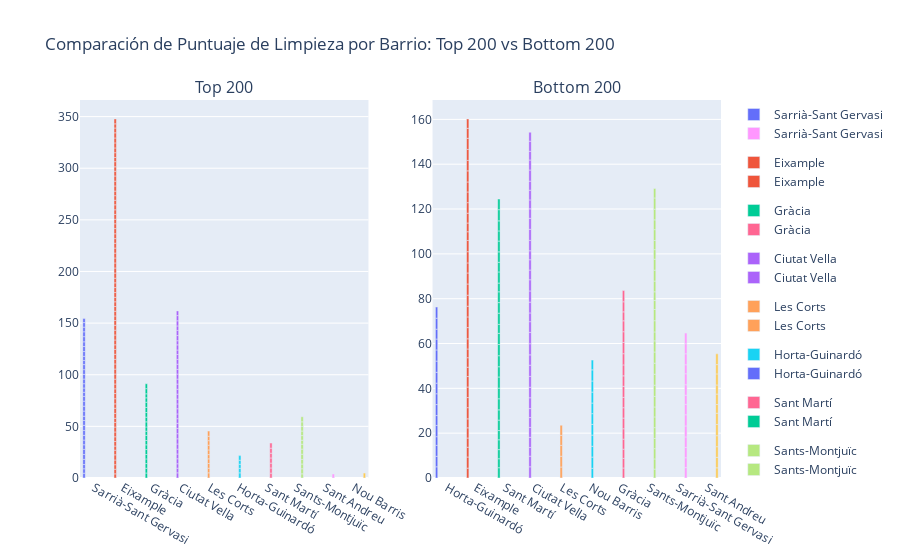

Notebook source saved alongside this figure:
### Code cell
# COMPARACION DE PUNTUAJES DE RESEÑAR POR BARRIO

# Creamos el primer grafico
fig1 = px.bar(top_200, x='neighbourhood_group_cleansed', y='review_scores_cleanliness',
                  title='Puntajes de Limpieza por Barrio', color='neighbourhood_group_cleansed')

# Creamos el segundo grafico
fig2 = px.bar(bottom_200, x='neighbourhood_group_cleansed', y='review_scores_cleanliness',
                  title='Puntajes de Limpieza por Barrio',color='neighbourhood_group_cleansed')

# Crear subplots
fig = make_subplots(rows=1, cols=2, subplot_titles=('Top 200', 'Bottom 200'))

# Añadir las trazas del primer gráfico de barras a la primera columna del subplot
for trace in fig1.data:
    fig.add_trace(trace, row=1, col=1)

# Añadir las trazas del segundo gráfico de barras a la segunda columna del subplot
for trace in fig2.data:
    fig.add_trace(trace, row=1, col=2)

# Actualizar el layout del gráfico
fig.update_layout(title_text='Comparación de Puntuaje de Limpieza por Barrio: Top 200 vs Bottom 200')

# Mostrar el gráfico
fig.show()

### Figure 1 — Plotly figure (JSON) as saved in the notebook; plotly's stock layout.template omitted (floating-point values rounded to 4 significant figures)
{"data": [{"alignmentgroup": "True", "hovertemplate": "neighbourhood_group_cleansed=%{x}<br>review_scores_cleanliness=%{y}<extra></extra>", "legendgroup": "Sarrià-Sant Gervasi", "marker": {"color": "#636efa", "pattern": {"shape": ""}}, "name": "Sarrià-Sant Gervasi", "offsetgroup": "Sarrià-Sant Gervasi", "orientation": "v", "showlegend": true, "textposition": "auto", "type": "bar", "x": ["Sarrià-Sant Gervasi", "Sarrià-Sant Gervasi", "Sarrià-Sant Gervasi", "Sarrià-Sant Gervasi", "Sarrià-Sant Gervasi", "Sarrià-Sant Gervasi", "Sarrià-Sant Gervasi", "Sarrià-Sant Gervasi", "Sarrià-Sant Gervasi", "Sarrià-Sant Gervasi", "Sarrià-Sant Gervasi", "Sarrià-Sant Gervasi", "Sarrià-Sant Gervasi", "Sarrià-Sant Gervasi", "Sarrià-Sant Gervasi", "Sarrià-Sant Gervasi", "Sarrià-Sant Gervasi", "Sarrià-Sant Gervasi", "Sarrià-Sant Gervasi", "Sarrià-Sant Gervasi", "Sarrià-Sant Gervasi", "Sarrià-Sant Gervasi", "Sarrià-Sant Gervasi", "Sarrià-Sant Gervasi", "Sarrià-Sant Gervasi", "Sarrià-Sant Gervasi", "Sarrià-Sant Gervasi", "Sarrià-Sant Gervasi", "Sarrià-Sant Gervasi", "Sarrià-Sant Gervasi", "Sarrià-Sant Gervasi", "Sarrià-Sant Gervasi", "Sarrià-Sant Gervasi", "Sarrià-Sant Gervasi"], "xaxis": "x", "y": [4.623, 4.326, 4.136, 5, 4.695, 4.939, 4.506, 4.505, 4.574, 4.75, 4.939, 4.682, 4.136, 5, 4.717, 4.868, 4.633, 4, 4.14, 4.175, 4.495, 4.519, 4.579, 4.905, 3.966, 3.966, 4.682, 4.868, 4.569, 5, 4.714, 4.461, 4.447, 3.895], "yaxis": "y"}, {"alignmentgroup": "True", "hovertemplate": "neighbourhood_group_cleansed=%{x}<br>review_scores_cleanliness=%{y}<extra></extra>", "legendgroup": "Eixample", "marker": {"color": "#EF553B", "pattern": {"shape": ""}}, "name": "Eixample", "offsetgroup": "Eixample", "orientation": "v", "showlegend": true, "textposition": "auto", "type": "bar", "x": ["Eixample", "Eixample", "Eixample", "Eixample", "Eixample", "Eixample", "Eixample", "Eixample", "Eixample", "Eixample", "Eixample", "Eixample", "Eixample", "Eixample", "Eixample", "Eixample", "Eixample", "Eixample", "Eixample", "Eixample", "Eixample", "Eixample", "Eixample", "Eixample", "Eixample", "Eixample", "Eixample", "Eixample", "Eixample", "Eixample", "Eixample", "Eixample", "Eixample", "Eixample", "Eixample", "Eixample", "Eixample", "Eixample", "Eixample", "Eixample", "Eixample", "Eixample", "Eixample", "Eixample", "Eixample", "Eixample", "Eixample", "Eixample", "Eixample", "Eixample", "Eixample", "Eixample", "Eixample", "Eixample", "Eixample", "Eixample", "Eixample", "Eixample", "Eixample", "Eixample", "Eixample", "Eixample", "Eixample", "Eixample", "Eixample", "Eixample", "Eixample", "Eixample", "Eixample", "Eixample", "Eixample", "Eixample", "Eixample", "Eixample", "Eixample"], "xaxis": "x", "y": [4, 4.5, 4.4, 4.563, 5, 4.5, 3.977, 4.427, 4.573, 4.671, 4.8, 4.43, 3.958, 4.749, 5, 4.25, 5, 5, 4.569, 4.655, 4.727, 4.905, 4.817, 5, 4.473, 4.868, 4.714, 4.506, 4.656, 4.851, 4.629, 4.735, 4.643, 4.395, 4.555, 4.586, 4.58, 4.297, 4.645, 4.814, 4.598, 4.458, 5, 4.905, 4.886, 4.85, 4.687, 4.857, 4.667, 4.5, 4.705, 5, 4.687, 4.375, 4.654, 4.508, 4.835, 4.385, 4.455, 4.395, 5, 4.65, 5, 4.613, 4.294, 5, 4, 4.665, 4.615, 4.868, 4.77, 5, 4.647, 4, 4.816], "yaxis": "y"}, {"alignmentgroup": "True", "hovertemplate": "neighbourhood_group_cleansed=%{x}<br>review_scores_cleanliness=%{y}<extra></extra>", "legendgroup": "Gràcia", "marker": {"color": "#00cc96", "pattern": {"shape": ""}}, "name": "Gràcia", "offsetgroup": "Gràcia", "orientation": "v", "showlegend": true, "textposition": "auto", "type": "bar", "x": ["Gràcia", "Gràcia", "Gràcia", "Gràcia", "Gràcia", "Gràcia", "Gràcia", "Gràcia", "Gràcia", "Gràcia", "Gràcia", "Gràcia", "Gràcia", "Gràcia", "Gràcia", "Gràcia", "Gràcia", "Gràcia", "Gràcia", "Gràcia"], "xaxis": "x", "y": [4.84, 4.638, 4.5, 4.5, 4.284, 4.8, 4.587, 4.176, 5, 4, 4.162, 4.868, 4.572, 4.488, 5, 5, 4.232, 3.895, 5, 4.721], "yaxis": "y"}, {"alignmentgroup": "True", "hovertemplate": "neighbourhood_group_cleansed=%{x}<br>review_scores_cleanliness=%{y}<extra></extra>", "legendgroup": "Ciutat Vella", "marker": {"color": "#ab63fa", "pattern": {"shape": ""}}, "name": "Ciutat Vella", "offsetgroup": "Ciutat Vella", "orientation": "v", "showlegend": true, "textposition": "auto", "type": "bar", "x": ["Ciutat Vella", "Ciutat Vella", "Ciutat Vella", "Ciutat Vella", "Ciutat Vella", "Ciutat Vella", "Ciutat Vella", "Ciutat Vella", "Ciutat Vella", "Ciutat Vella", "Ciutat Vella", "Ciutat Vella", "Ciutat Vella", "Ciutat Vella", "Ciutat Vella", "Ciutat Vella", "Ciutat Vella", "Ciutat Vella", "Ciutat Vella", "Ciutat Vella", "Ciutat Vella", "Ciutat Vella", "Ciutat Vella", "Ciutat Vella", "Ciutat Vella", "Ciutat Vella", "Ciutat Vella", "Ciutat Vella", "Ciutat Vella", "Ciutat Vella", "Ciutat Vella", "Ciutat Vella", "Ciutat Vella", "Ciutat Vella"], "xaxis": "x", "y": [5, 4.5, 4.33, 4.809, 4.606, 4.704, 5, 5, 5, 5, 5, 4.5, 4.622, 5, 4.71, 4.625, 4.8, 4.75, 5, 4.8, 4.88, 4.575, 5, 4.67, 4.75, 4.33, 5, 4, 5, 5, 4.33, 5, 5, 4.55], "yaxis": "y"}, {"alignmentgroup": "True", "hovertemplate": "neighbourhood_group_cleansed=%{x}<br>review_scores_cleanliness=%{y}<extra></extra>", "legendgroup": "Les Corts", "marker": {"color": "#FFA15A", "pattern": {"shape": ""}}, "name": "Les Corts", "offsetgroup": "Les Corts", "orientation": "v", "showlegend": true, "textposition": "auto", "type": "bar", "x": ["Les Corts", "Les Corts", "Les Corts", "Les Corts", "Les Corts", "Les Corts", "Les Corts", "Les Corts", "Les Corts", "Les Corts"], "xaxis": "x", "y": [5, 4.485, 4.573, 4.487, 4.14, 4.515, 4.571, 4.391, 4.277, 5], "yaxis": "y"}, {"alignmentgroup": "True", "hovertemplate": "neighbourhood_group_cleansed=%{x}<br>review_scores_cleanliness=%{y}<extra></extra>", "legendgroup": "Horta-Guinardó", "marker": {"color": "#19d3f3", "pattern": {"shape": ""}}, "name": "Horta-Guinardó", "offsetgroup": "Horta-Guinardó", "orientation": "v", "showlegend": true, "textposition": "auto", "type": "bar", "x": ["Horta-Guinardó", "Horta-Guinardó", "Horta-Guinardó", "Horta-Guinardó", "Horta-Guinardó"], "xaxis": "x", "y": [5, 4.39, 3.895, 3.895, 4.5], "yaxis": "y"}, {"alignmentgroup": "True", "hovertemplate": "neighbourhood_group_cleansed=%{x}<br>review_scores_cleanliness=%{y}<extra></extra>", "legendgroup": "Sant Martí", "marker": {"color": "#FF6692", "pattern": {"shape": ""}}, "name": "Sant Martí", "offsetgroup": "Sant Martí", "orientation": "v", "showlegend": true, "textposition": "auto", "type": "bar", "x": ["Sant Martí", "Sant Martí", "Sant Martí", "Sant Martí", "Sant Martí", "Sant Martí", "Sant Martí"], "xaxis": "x", "y": [4.746, 5, 4.673, 5, 4.591, 4.848, 5], "yaxis": "y"}, {"alignmentgroup": "True", "hovertemplate": "neighbourhood_group_cleansed=%{x}<br>review_scores_cleanliness=%{y}<extra></extra>", "legendgroup": "Sants-Montjuïc", "marker": {"color": "#B6E880", "pattern": {"shape": ""}}, "name": "Sants-Montjuïc", "offsetgroup": "Sants-Montjuïc", "orientation": "v", "showlegend": true, "textposition": "auto", "type": "bar", "x": ["Sants-Montjuïc", "Sants-Montjuïc", "Sants-Montjuïc", "Sants-Montjuïc", "Sants-Montjuïc", "Sants-Montjuïc", "Sants-Montjuïc", "Sants-Montjuïc", "Sants-Montjuïc", "Sants-Montjuïc", "Sants-Montjuïc", "Sants-Montjuïc", "Sants-Montjuïc"], "xaxis": "x", "y": [4, 4.939, 4.612, 4.441, 5, 5, 4.699, 3.895, 4.494, 4.435, 4.435, 4.435, 5], "yaxis": "y"}, {"alignmentgroup": "True", "hovertemplate": "neighbourhood_group_cleansed=%{x}<br>review_scores_cleanliness=%{y}<extra></extra>", "legendgroup": "Sant Andreu", "marker": {"color": "#FF97FF", "pattern": {"shape": ""}}, "name": "Sant Andreu", "offsetgroup": "Sant Andreu", "orientation": "v", "showlegend": true, "textposition": "auto", "type": "bar", "x": ["Sant Andreu"], "xaxis": "x", "y": [3.895], "yaxis": "y"}, {"alignmentgroup": "True", "hovertemplate": "neighbourhood_group_cleansed=%{x}<br>review_scores_cleanliness=%{y}<extra></extra>", "legendgroup": "Nou Barris", "marker": {"color": "#FECB52", "pattern": {"shape": ""}}, "name": "Nou Barris", "offsetgroup": "Nou Barris", "orientation": "v", "showlegend": true, "textposition": "auto", "type": "bar", "x": ["Nou Barris"], "xaxis": "x", "y": [4.749], "yaxis": "y"}, {"alignmentgroup": "True", "hovertemplate": "neighbourhood_group_cleansed=%{x}<br>review_scores_cleanliness=%{y}<extra></extra>", "legendgroup": "Horta-Guinardó", "marker": {"color": "#636efa", "pattern": {"shape": ""}}, "name": "Horta-Guinardó", "offsetgroup": "Horta-Guinardó", "orientation": "v", "showlegend": true, "textposition": "auto", "type": "bar", "x": ["Horta-Guinardó", "Horta-Guinardó", "Horta-Guinardó", "Horta-Guinardó", "Horta-Guinardó", "Horta-Guinardó", "Horta-Guinardó", "Horta-Guinardó", "Horta-Guinardó", "Horta-Guinardó", "Horta-Guinardó", "Horta-Guinardó", "Horta-Guinardó", "Horta-Guinardó", "Horta-Guinardó", "Horta-Guinardó"], "xaxis": "x2", "y": [5, 4.67, 4.88, 3.895, 5, 4.416, 4.9, 4.83, 4.727, 4.83, 5, 5, 4.848, 4.4, 4.89, 4.98], "yaxis": "y2"}, {"alignmentgroup": "True", "hovertemplate": "neighbourhood_group_cleansed=%{x}<br>review_scores_cleanliness=%{y}<extra></extra>", "legendgroup": "Eixample", "marker": {"color": "#EF553B", "pattern": {"shape": ""}}, "name": "Eixample", "offsetgroup": "Eixample", "orientation": "v", "showlegend": true, "textposition": "auto", "type": "bar", "x": ["Eixample", "Eixample", "Eixample", "Eixample", "Eixample", "Eixample", "Eixample", "Eixample", "Eixample", "Eixample", "Eixample", "Eixample", "Eixample", "Eixample", "Eixample", "Eixample", "Eixample", "Eixample", "Eixample", "Eixample", "Eixample", "Eixample", "Eixample", "Eixample", "Eixample", "Eixample", "Eixample", "Eixample", "Eixample", "Eixample", "Eixample", "Eixample", "Eixample", "Eixample", "Eixample"], "xaxis": "x2", "y": [4.4, 4.97, 4.36, 4.115, 4.54, 4, 5, 4.496, 4.71, 4.67, 4.159, 4.25, 3.895, 4.532, 5, 4.78, 4.76, 4.92, 5, 4.92, 4.5, 5, 5, 3.895, 3.895, 4.38, 4.704, 4.77, 4.467, 4.94, 4.67, 4.91, 4.94, 4.455, 4.21], "yaxis": "y2"}, {"alignmentgroup": "True", "hovertemplate": "neighbourhood_group_cleansed=%{x}<br>review_scores_cleanliness=%{y}<extra></extra>", "legendgroup": "Sant Martí", "marker": {"color": "#00cc96", "pattern": {"shape": ""}}, "name": "Sant Martí", "offsetgroup": "Sant Martí", "orientation": "v", "showlegend": true, "textposition": "auto", "type": "bar", "x": ["Sant Martí", "Sant Martí", "Sant Martí", "Sant Martí", "Sant Martí", "Sant Martí", "Sant Martí", "Sant Martí", "Sant Martí", "Sant Martí", "Sant Martí", "Sant Martí", "Sant Martí", "Sant Martí", "Sant Martí", "Sant Martí", "Sant Martí", "Sant Martí", "Sant Martí", "Sant Martí", "Sant Martí", "Sant Martí", "Sant Martí", "Sant Martí", "Sant Martí", "Sant Martí", "Sant Martí"], "xaxis": "x2", "y": [4.6, 4, 4.061, 4.396, 4.12, 4.653, 4.57, 4.95, 4.727, 5, 4.57, 4.92, 5, 4.96, 4, 5, 4.73, 4.81, 3.895, 4.98, 4.3, 4.65, 4.83, 4.53, 4.47, 5, 4.75], "yaxis": "y2"}, {"alignmentgroup": "True", "hovertemplate": "neighbourhood_group_cleansed=%{x}<br>review_scores_cleanliness=%{y}<extra></extra>", "legendgroup": "Ciutat Vella", "marker": {"color": "#ab63fa", "pattern": {"shape": ""}}, "name": "Ciutat Vella", "offsetgroup": "Ciutat Vella", "orientation": "v", "showlegend": true, "textposition": "auto", "type": "bar", "x": ["Ciutat Vella", "Ciutat Vella", "Ciutat Vella", "Ciutat Vella", "Ciutat Vella", "Ciutat Vella", "Ciutat Vella", "Ciutat Vella", "Ciutat Vella", "Ciutat Vella", "Ciutat Vella", "Ciutat Vella", "Ciutat Vella", "Ciutat Vella", "Ciutat Vella", "Ciutat Vella", "Ciutat Vella", "Ciutat Vella", "Ciutat Vella", "Ciutat Vella", "Ciutat Vella", "Ciutat Vella", "Ciutat Vella", "Ciutat Vella", "Ciutat Vella", "Ciutat Vella", "Ciutat Vella", "Ciutat Vella", "Ciutat Vella", "Ciutat Vella", "Ciutat Vella", "Ciutat Vella", "Ciutat Vella", "Ciutat Vella"], "xaxis": "x2", "y": [5, 4.72, 3.895, 4.517, 4.42, 4.42, 4, 4.83, 4.674, 4.84, 5, 4.62, 5, 5, 4.82, 3.895, 4.8, 5, 5, 4.33, 4.594, 4, 4.64, 4.93, 4.9, 4.23, 4, 4.32, 4.04, 4.97, 4.461, 3.895, 4.5, 4], "yaxis": "y2"}, {"alignmentgroup": "True", "hovertemplate": "neighbourhood_group_cleansed=%{x}<br>review_scores_cleanliness=%{y}<extra></extra>", "legendgroup": "Les Corts", "marker": {"color": "#FFA15A", "pattern": {"shape": ""}}, "name": "Les Corts", "offsetgroup": "Les Corts", "orientation": "v", "showlegend": true, "textposition": "auto", "type": "bar", "x": ["Les Corts", "Les Corts", "Les Corts", "Les Corts", "Les Corts"], "xaxis": "x2", "y": [4.91, 4.79, 4.85, 4.45, 4.53], "yaxis": "y2"}, {"alignmentgroup": "True", "hovertemplate": "neighbourhood_group_cleansed=%{x}<br>review_scores_cleanliness=%{y}<extra></extra>", "legendgroup": "Nou Barris", "marker": {"color": "#19d3f3", "pattern": {"shape": ""}}, "name": "Nou Barris", "offsetgroup": "Nou Barris", "orientation": "v", "showlegend": true, "textposition": "auto", "type": "bar", "x": ["Nou Barris", "Nou Barris", "Nou Barris", "Nou Barris", "Nou Barris", "Nou Barris", "Nou Barris", "Nou Barris", "Nou Barris", "Nou Barris", "Nou Barris"], "xaxis": "x2", "y": [4.33, 5, 4.82, 5, 4.78, 4.79, 4.725, 4.89, 4.95, 4.96, 4.35], "yaxis": "y2"}, {"alignmentgroup": "True", "hovertemplate": "neighbourhood_group_cleansed=%{x}<br>review_scores_cleanliness=%{y}<extra></extra>", "legendgroup": "Gràcia", "marker": {"color": "#FF6692", "pattern": {"shape": ""}}, "name": "Gràcia", "offsetgroup": "Gràcia", "orientation": "v", "showlegend": true, "textposition": "auto", "type": "bar", "x": ["Gràcia", "Gràcia", "Gràcia", "Gràcia", "Gràcia", "Gràcia", "Gràcia", "Gràcia", "Gràcia", "Gràcia", "Gràcia", "Gràcia", "Gràcia", "Gràcia", "Gràcia", "Gràcia", "Gràcia", "Gràcia"], "xaxis": "x2", "y": [4.464, 4.28, 4.1, 4.49, 4.64, 4.758, 4.632, 4.59, 4.95, 4.682, 4.88, 5, 5, 4.8, 4.86, 4, 4.5, 5], "yaxis": "y2"}, {"alignmentgroup": "True", "hovertemplate": "neighbourhood_group_cleansed=%{x}<br>review_scores_cleanliness=%{y}<extra></extra>", "legendgroup": "Sants-Montjuïc", "marker": {"color": "#B6E880", "pattern": {"shape": ""}}, "name": "Sants-Montjuïc", "offsetgroup": "Sants-Montjuïc", "orientation": "v", "showlegend": true, "textposition": "auto", "type": "bar", "x": ["Sants-Montjuïc", "Sants-Montjuïc", "Sants-Montjuïc", "Sants-Montjuïc", "Sants-Montjuïc", "Sants-Montjuïc", "Sants-Montjuïc", "Sants-Montjuïc", "Sants-Montjuïc", "Sants-Montjuïc", "Sants-Montjuïc", "Sants-Montjuïc", "Sants-Montjuïc", "Sants-Montjuïc", "Sants-Montjuïc", "Sants-Montjuïc", "Sants-Montjuïc", "Sants-Montjuïc", "Sants-Montjuïc", "Sants-Montjuïc", "Sants-Montjuïc", "Sants-Montjuïc", "Sants-Montjuïc", "Sants-Montjuïc", "Sants-Montjuïc", "Sants-Montjuïc", "Sants-Montjuïc", "Sants-Montjuïc"], "xaxis": "x2", "y": [3.966, 4.545, 4.58, 4.55, 4.83, 4.8, 4.43, 4.71, 5, 4.89, 4.94, 4.97, 4.97, 4, 5, 5, 4, 3.895, 4.78, 4.87, 4.88, 4.28, 4.09, 4.83, 4.359, 4.78, 5, 4.206], "yaxis": "y2"}, {"alignmentgroup": "True", "hovertemplate": "neighbourhood_group_cleansed=%{x}<br>review_scores_cleanliness=%{y}<extra></extra>", "legendgroup": "Sarrià-Sant Gervasi", "marker": {"color": "#FF97FF", "pattern": {"shape": ""}}, "name": "Sarrià-Sant Gervasi", "offsetgroup": "Sarrià-Sant Gervasi", "orientation": "v", "showlegend": true, "textposition": "auto", "type": "bar", "x": ["Sarrià-Sant Gervasi", "Sarrià-Sant Gervasi", "Sarrià-Sant Gervasi", "Sarrià-Sant Gervasi", "Sarrià-Sant Gervasi", "Sarrià-Sant Gervasi", "Sarrià-Sant Gervasi", "Sarrià-Sant Gervasi", "Sarrià-Sant Gervasi", "Sarrià-Sant Gervasi", "Sarrià-Sant Gervasi", "Sarrià-Sant Gervasi", "Sarrià-Sant Gervasi", "Sarrià-Sant Gervasi"], "xaxis": "x2", "y": [4.642, 4.407, 4.57, 4.721, 4.89, 5, 4.615, 4.07, 4.71, 4.9, 4, 4.9, 4.512, 4.73], "yaxis": "y2"}, {"alignmentgroup": "True", "hovertemplate": "neighbourhood_group_cleansed=%{x}<br>review_scores_cleanliness=%{y}<extra></extra>", "legendgroup": "Sant Andreu", "marker": {"color": "#FECB52", "pattern": {"shape": ""}}, "name": "Sant Andreu", "offsetgroup": "Sant Andreu", "orientation": "v", "showlegend": true, "textposition": "auto", "type": "bar", "x": ["Sant Andreu", "Sant Andreu", "Sant Andreu", "Sant Andreu", "Sant Andreu", "Sant Andreu", "Sant Andreu", "Sant Andreu", "Sant Andreu", "Sant Andreu", "Sant Andreu", "Sant Andreu"], "xaxis": "x2", "y": [4.54, 4.682, 4.75, 4.91, 5, 5, 3.895, 4.67, 4.057, 4.95, 4.14, 4.81], "yaxis": "y2"}], "layout": {"annotations": [{"font": {"size": 16}, "showarrow": false, "text": "Top 200", "x": 0.225, "xanchor": "center", "xref": "paper", "y": 1, "yanchor": "bottom", "yref": "paper"}, {"font": {"size": 16}, "showarrow": false, "text": "Bottom 200", "x": 0.775, "xanchor": "center", "xref": "paper", "y": 1, "yanchor": "bottom", "yref": "paper"}], "title": {"text": "Comparación de Puntuaje de Limpieza por Barrio: Top 200 vs Bottom 200"}, "xaxis": {"anchor": "y", "domain": [0, 0.45]}, "xaxis2": {"anchor": "y2", "domain": [0.55, 1]}, "yaxis": {"anchor": "x", "domain": [0, 1]}, "yaxis2": {"anchor": "x2", "domain": [0, 1]}}}
